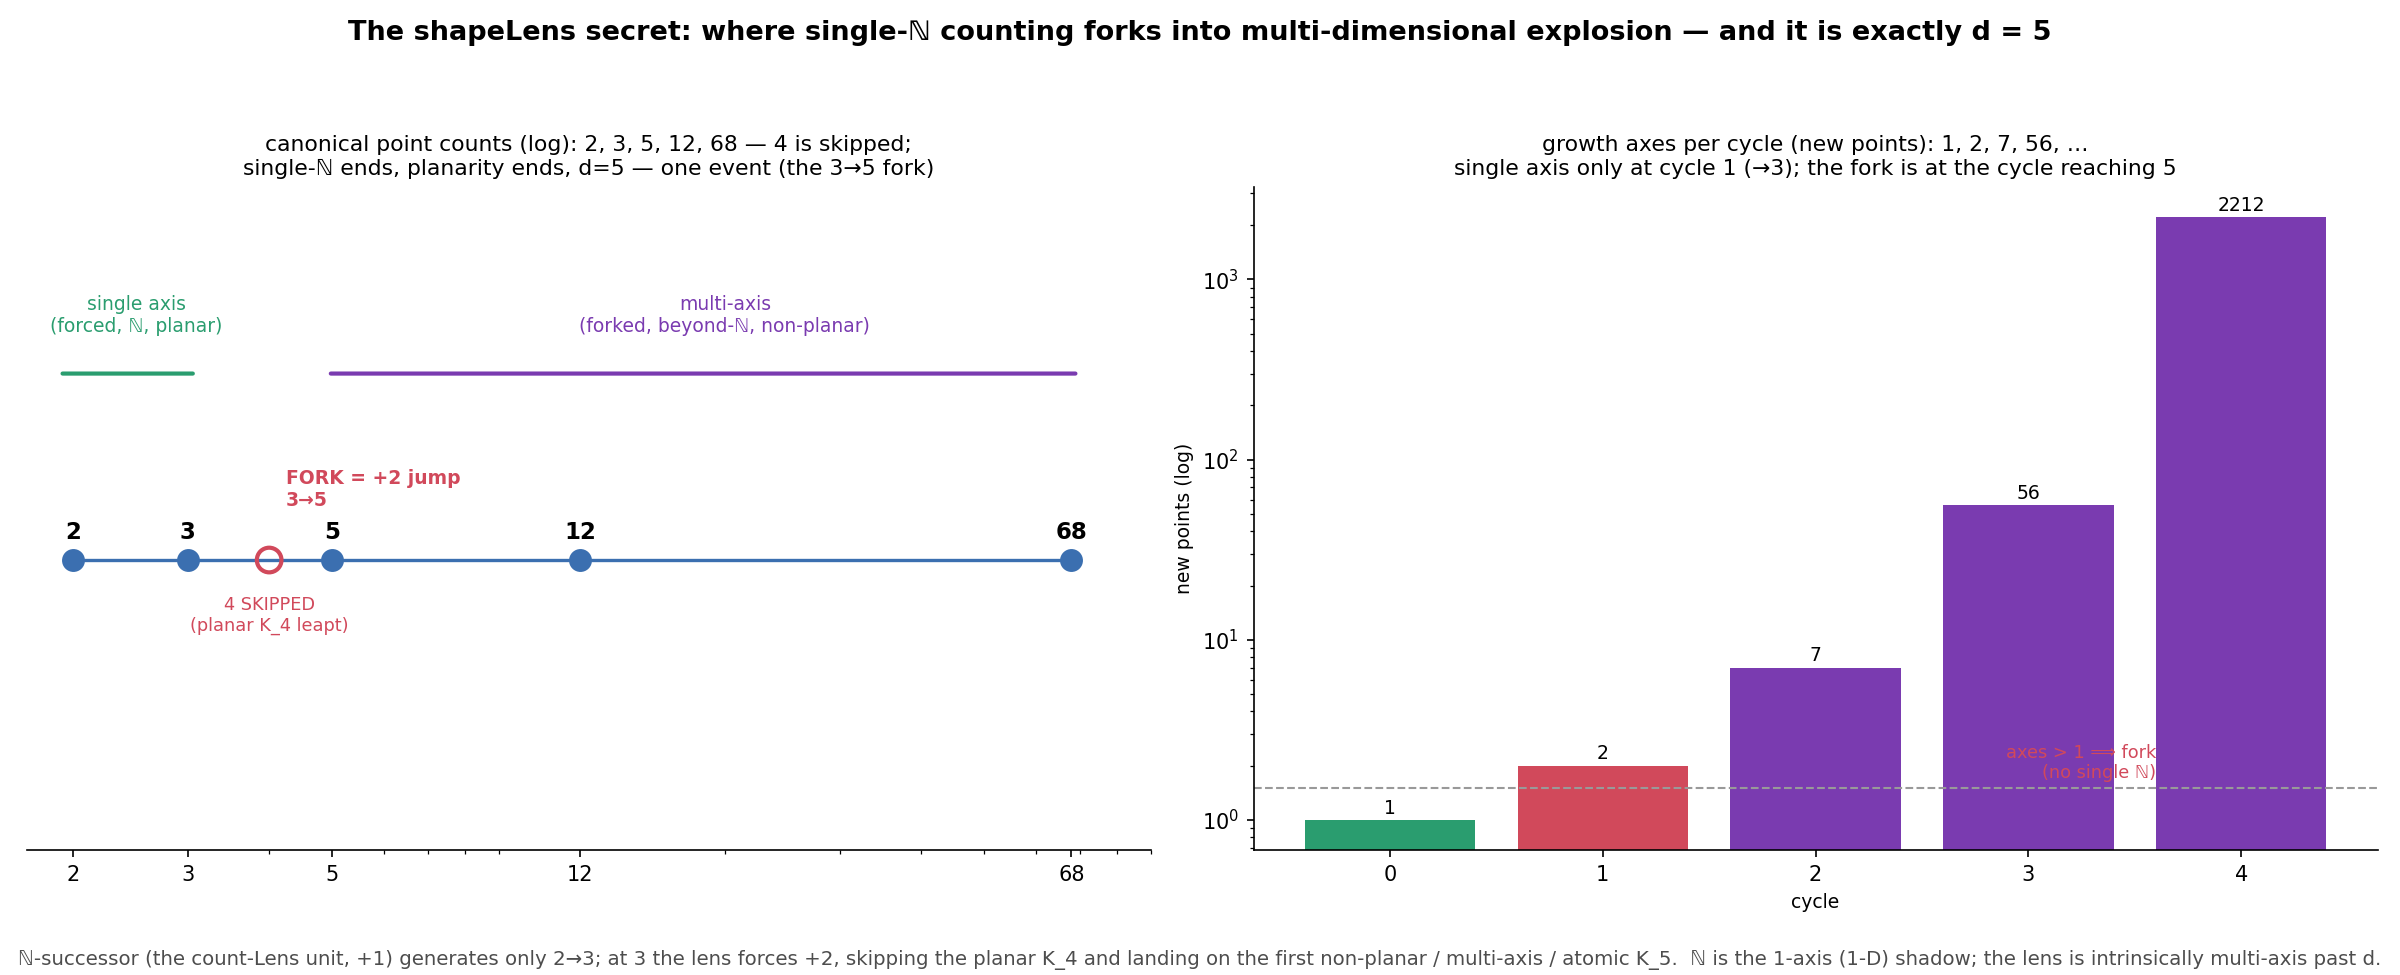

Write the Python code that produced this figure.
"""The shapeLens secret: where single-ℕ counting forks — and it is d = 5.

The canonical (synchronous, choice-free-per-cycle) point/line generation produces
point counts  2, 3, 5, 12, 68, 2280, …  and new-points-per-cycle ("growth axes")
1, 2, 7, 56, 2212, ….

The structural event the user identified: the cycle is a SINGLE growth axis (one
new point) only while new-per-cycle = 1 — that is, only the step 2 → 3.  At 3 the
process forces +2 (two independent points d, e at once), so:

  · single-ℕ counting (n → n+1, the count-Lens unit) holds only 2 → 3; at 3 it is
    forced to JUMP +2 → 5.  The canonical sequence 2,3,5,12,68 SKIPS 4.
  · the fork (first ≥2 simultaneous axes) = the birth of genuine dimension:
    1 axis = 1-D = layable on a line = ℕ-orderable; ≥2 axes = a poset/lattice, no
    single ℕ index (the no-global-cycle finding).
  · planarity: the single-axis regime stays planar (K_3, a triangle); the +2 jump
    leaps the planar tetrahedron K_4 and lands on the FIRST non-planar K_5.

So three thresholds coincide at the same +2 jump (3 → 5):
  single-ℕ ends  =  planarity ends (K_4 skipped → K_5)  =  atomic d = 5.
A second, shapeLens-internal route to the atomic count: d = the first complete
graph the generation reaches by an irreducibly multi-axis (non-linear) step.

Run:  python3 research-notes/geometric/shapelens_fork.py
"""

import numpy as np
import matplotlib.pyplot as plt


def main():
    fig, ax = plt.subplots(1, 2, figsize=(16, 6.5))
    fig.patch.set_facecolor("white")

    # Panel A: the canonical count line, with 4 skipped, thresholds marked
    a = ax[0]
    counts = [2, 3, 5, 12, 68]
    a.plot(counts, [0] * len(counts), "o-", color="#3b6fb0", lw=1.6, ms=10, zorder=2)
    for c in counts:
        a.annotate(str(c), (c, 0), textcoords="offset points", xytext=(0, 10),
                   ha="center", fontsize=11, fontweight="bold")
    # mark 4 as skipped
    a.scatter([4], [0], s=140, facecolors="none", edgecolors="#d1495b", lw=2,
              zorder=3)
    a.annotate("4 SKIPPED\n(planar K_4 leapt)", (4, 0), textcoords="offset points",
               xytext=(0, -34), ha="center", fontsize=8.5, color="#d1495b")
    # regime brackets
    a.annotate("", xy=(3.1, 0.45), xytext=(1.9, 0.45),
               arrowprops=dict(arrowstyle="-", color="#2a9d6f", lw=2))
    a.text(2.5, 0.55, "single axis\n(forced, ℕ, planar)", ha="center", fontsize=9,
           color="#2a9d6f")
    a.annotate("", xy=(70, 0.45), xytext=(4.9, 0.45),
               arrowprops=dict(arrowstyle="-", color="#7a3bb0", lw=2))
    a.text(20, 0.55, "multi-axis\n(forked, beyond-ℕ, non-planar)", ha="center",
           fontsize=9, color="#7a3bb0")
    a.annotate("FORK = +2 jump\n3→5", (4, 0.0), textcoords="offset points",
               xytext=(8, 26), fontsize=9, color="#d1495b", fontweight="bold")
    a.set_xscale("log")
    a.set_xlim(1.7, 90); a.set_ylim(-0.7, 0.9)
    a.set_yticks([]); a.set_xticks([2, 3, 5, 12, 68])
    a.set_xticklabels(["2", "3", "5", "12", "68"])
    a.set_title("canonical point counts (log): 2, 3, 5, 12, 68 — 4 is skipped;\n"
                "single-ℕ ends, planarity ends, d=5 — one event (the 3→5 fork)",
                fontsize=10.5)
    for s in ("top", "right", "left"):
        a.spines[s].set_visible(False)

    # Panel B: growth axes per cycle (new points): 1, 2, 7, 56
    b = ax[1]
    axes_per = [1, 2, 7, 56, 2212]
    b.bar(range(len(axes_per)), axes_per, color=["#2a9d6f", "#d1495b", "#7a3bb0",
                                                 "#7a3bb0", "#7a3bb0"])
    b.set_yscale("log")
    for i, v in enumerate(axes_per):
        b.annotate(str(v), (i, v), textcoords="offset points", xytext=(0, 3),
                   ha="center", fontsize=9)
    b.axhline(1.5, color="0.6", ls="--", lw=1)
    b.text(3.6, 1.7, "axes > 1 ⟹ fork\n(no single ℕ)", fontsize=8.5, color="#d1495b",
           ha="right")
    b.set_title("growth axes per cycle (new points): 1, 2, 7, 56, …\n"
                "single axis only at cycle 1 (→3); the fork is at the cycle reaching 5",
                fontsize=10.5)
    b.set_xlabel("cycle", fontsize=9); b.set_ylabel("new points (log)", fontsize=9)
    b.set_xticks(range(len(axes_per)))
    for s in ("top", "right"):
        b.spines[s].set_visible(False)

    fig.suptitle("The shapeLens secret: where single-ℕ counting forks into "
                 "multi-dimensional explosion — and it is exactly d = 5",
                 fontsize=13, fontweight="bold")
    fig.text(0.5, 0.01,
             "ℕ-successor (the count-Lens unit, +1) generates only 2→3; at 3 the "
             "lens forces +2, skipping the planar K_4 and landing on the first "
             "non-planar / multi-axis / atomic K_5.  ℕ is the 1-axis (1-D) shadow; "
             "the lens is intrinsically multi-axis past d.",
             ha="center", fontsize=9.5, color="0.3")
    fig.tight_layout(rect=[0, 0.04, 1, 0.94])
    out = "research-notes/geometric/shapelens_fork.png"
    fig.savefig(out, dpi=150, facecolor="white")
    print("wrote", out)


if __name__ == "__main__":
    main()
